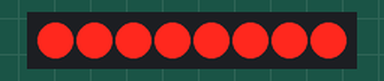
Recording of a sketch running on a simulated Arduino Uno, built with avr-gcc and run on an emulated ATmega328P. On the bench: 8 shift-register outputs drawn as a row of LEDs (first output left, lit = HIGH). Wiring (inferred from the names in the program): shift register (74HC595): data pin 4; shift clock pin 6; latch pin 5. Wiring (inferred from the signals the program sends): row of LEDs: on Q0, Q1, Q2, Q3, Q4, Q5, Q6, Q7.

Above: at 0.2 s.
At 1.2 s:
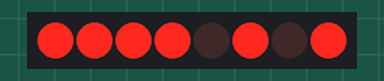
At 1.7 s:
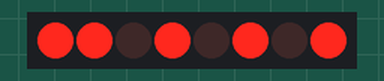
At 3.2 s:
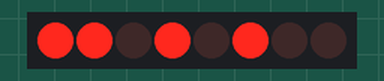
At 5.2 s:
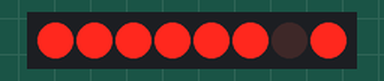
Timing chart, 0 to 5.9 s (numbered marks = the images above):
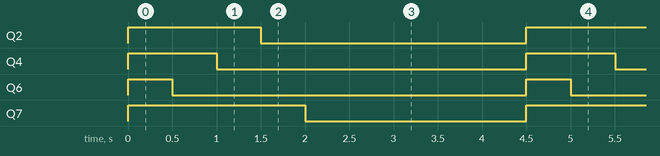

Measured:
- by itself, Q2: alternates HIGH for 1.5 s and LOW for 3.0 s
- by itself, Q4: alternates HIGH for 1.0 s and LOW for 3.5 s
- by itself, Q6: alternates HIGH for 0.50 s and LOW for 4.0 s
- by itself, Q7: alternates HIGH for 2.0 s and LOW for 2.5 s

The sketch:

75HC595.ino
```cpp
/*
  74HC595
  L.Swarnajith January 04, 2020.
  Local time 1325, Sri Lanka.
*/

#define latchPin 5
#define clockPin 6
#define dataPin 4

byte leds = 0;
int outArr[]={1,3,5,0,0,0,0,0};

void setup()
{
  pinMode(latchPin, OUTPUT);
  pinMode(clockPin, OUTPUT);
  pinMode(dataPin, OUTPUT);
}

void loop()
{
 leds = 0;
 updateShiftRegister();
 delay(500);
 for(int i = 0; i < 8; i++)
 {
  bitSet(leds, outArr[i]);
  updateShiftRegister();
  delay(500);
 }
}

void updateShiftRegister()
{
  digitalWrite(latchPin,LOW);
  shiftOut(dataPin, clockPin, LSBFIRST, leds);
  digitalWrite(latchPin, HIGH);
}
```
